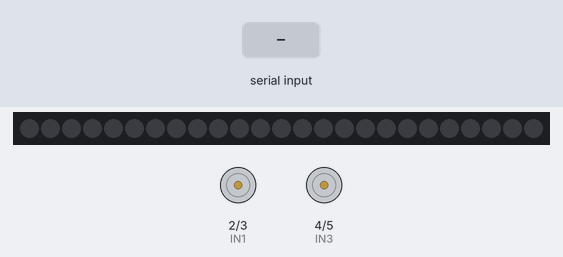
Simulated run of this sketch. Board: Arduino Uno, built with avr-gcc and run on an emulated ATmega328P. Shown: 25 RGB LEDs in strip order, left to right, motor-driver pin pairs drawn as motors (green arrow = first pin HIGH = forward, orange = second pin HIGH = backward, longer = more drive, scaled by the enable pin). The test bench sets the inputs (shaded band). Colours are those a GRB WS2812 strip shows for the declared byte order; what the sketch prints to the serial monitor is not drawn.

Above: at 1.2 s.
1.3 s: "k" received over Serial
At 2.4 s:
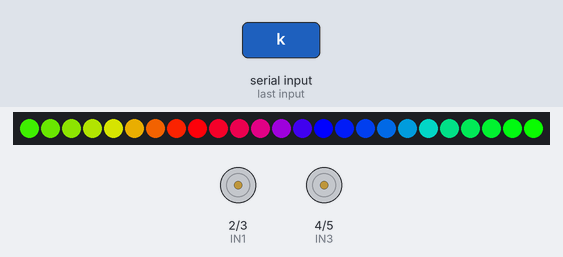
2.8 s: "g" received over Serial
At 3.5 s:
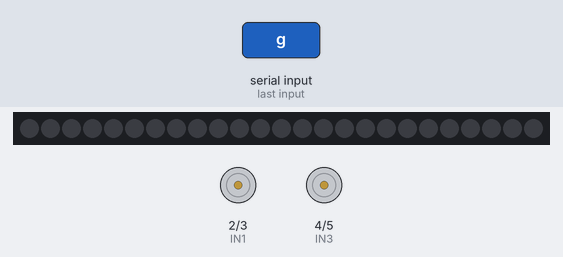
4.3 s: "w" received over Serial
At 4.6 s:
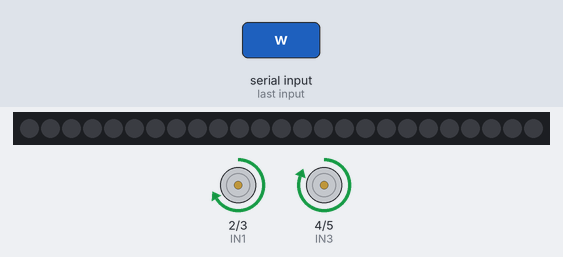
5.8 s: "s" received over Serial
At 7.0 s:
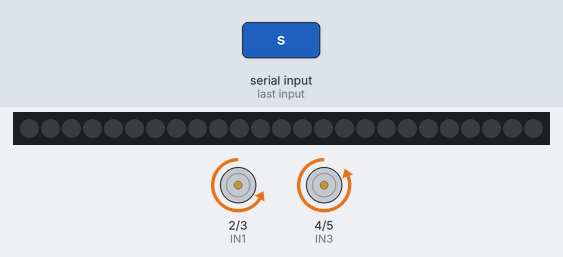
7.3 s: "a" received over Serial
At 8.1 s:
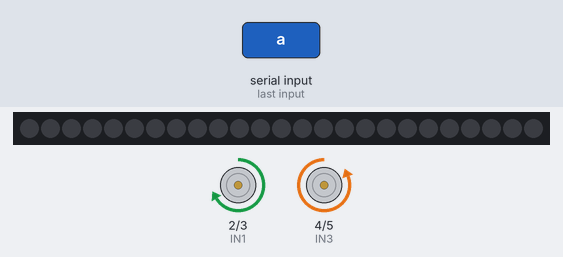
8.8 s: "d" received over Serial
At 9.3 s:
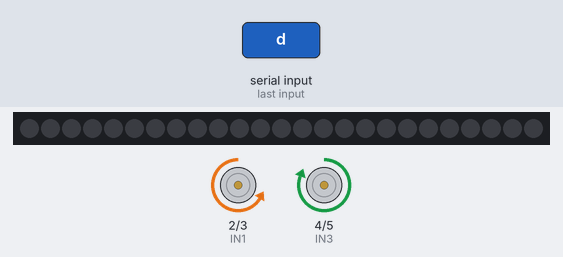
Timing chart, 0 to 11.3 s (numbered marks = the images above; inputs shaded):
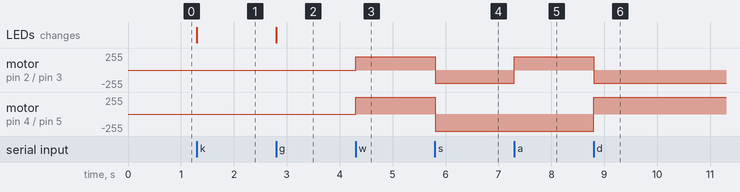

Measured:
- after the input at 1.3 s, the LEDs: change at once (image 1)
- after the input at 2.8 s, the LEDs: change at once (image 2)
- after the input at 4.3 s, motor on pin 2 (IN1) / pin 3 (IN2): stopped → forward 200/255 at once; motor on pin 4 (IN3) / pin 5 (IN4): stopped → forward 255/255 at once
- after the input at 5.8 s, motor on pin 2 (IN1) / pin 3 (IN2): forward 200/255 → backward 200/255 at once; motor on pin 4 (IN3) / pin 5 (IN4): forward 255/255 → backward 255/255 at once
- after the input at 7.3 s, motor on pin 2 (IN1) / pin 3 (IN2): backward 200/255 → forward 200/255 at once
- after the input at 8.8 s, motor on pin 2 (IN1) / pin 3 (IN2): forward 200/255 → backward 200/255 at once; motor on pin 4 (IN3) / pin 5 (IN4): backward 255/255 → forward 255/255 at once

The sketch:

d1.ino
```cpp
#include"FastLED.h"
#define IN1 2
#define IN2 3
#define IN3 4
#define IN4 5
#define ENA 6
#define ENB 7
#define NUM_LEDS 25
#define DATA_PIN 13
#define LED_TYPE WS2812
#define COLOR_ORDER RGB
uint8_t max_bright = 255;
CRGB leds[NUM_LEDS];

int m = 200;
void LED()
{
    fill_rainbow(leds,25,20,10);
    FastLED.show();
}
void colos()
{
  fill_solid(leds,25,CRGB::Black);
  FastLED.show();
}
void setup() {
  // put your setup code here, to run once:
  Serial.begin(9600);
  Serial.println("蓝牙连接正常");
  pinMode(IN1, OUTPUT);
  pinMode(IN2, OUTPUT);
  pinMode(ENA, OUTPUT);
  pinMode(IN3, OUTPUT);
  pinMode(IN4, OUTPUT);
  pinMode(ENB, OUTPUT);
  LEDS.addLeds<LED_TYPE, DATA_PIN, COLOR_ORDER> (leds, NUM_LEDS);
  FastLED.setBrightness(max_bright);
}

void loop() {
  while ( Serial.available()) {
    char c = Serial.read();
    if (c == 'w') {

      Serial.println("BT is ready!");
      Serial.write("gogo");
      digitalWrite(IN1, HIGH);
      digitalWrite(IN2, LOW);
      analogWrite(ENA, m);
      digitalWrite(IN3, HIGH);
      digitalWrite(IN4, LOW);

      analogWrite(ENB, m);
    }
    if (c == 's') {
      Serial.println("BT is ready!");
      Serial.write("downdown");
      digitalWrite(IN1, LOW);
      digitalWrite(IN2, HIGH);
      analogWrite(ENA, m);
      digitalWrite(IN3, LOW);
      digitalWrite(IN4, HIGH);

      analogWrite(ENB, m );
    }
    if (c == 'a') {
      Serial.println("BT is ready!");
      Serial.write("lift");
      digitalWrite(IN1, HIGH);
      digitalWrite(IN2, LOW);
      analogWrite(ENA, m);
      digitalWrite(IN3, LOW);
      digitalWrite(IN4, HIGH);

      analogWrite(ENB, m);
    }
    if (c == 'd') {
      Serial.println("BT is ready!");
      Serial.write("right");
      digitalWrite(IN1, LOW);
      digitalWrite(IN2, HIGH);
      analogWrite(ENA, m);
      digitalWrite(IN3, HIGH);
      digitalWrite(IN4, LOW);

      analogWrite(ENB, m);
    }
    if (c == 't') {
      analogWrite(ENA, 0);
      analogWrite(ENB, 0);
    }
    if(c=='k'){
      LED();
    }
     if(c=='g'){
      colos();
    }
  }
}
```
